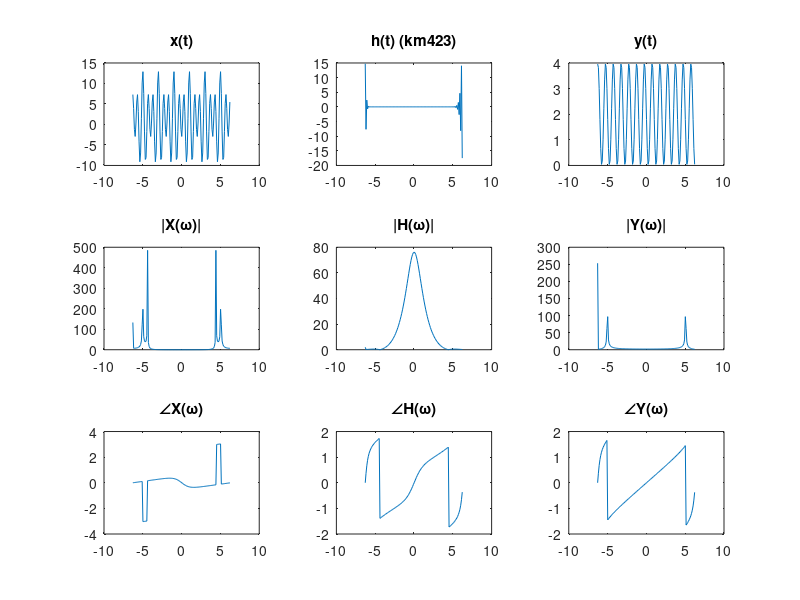

Write the MATLAB code that produced this figure.
%%%%%%%%
t=(-2*pi):.1:(2*pi);
w= -50:.001:50;

x_t= 1 + 4.*cos(2.*pi.*t) + 8.*sin((3.*pi.*t)-(pi./2));
x_t2= 1 + 4.*cos(2.*pi.*w) + 8.*sin((3.*pi.*w)-(pi./2));
x_w = fft(x_t2);
x_w2 = fft(x_t);

subplot(3, 3, 1); plot(t, x_t);title('x(t)'); 
subplot(3, 3, 4); plot(t, abs(x_w2)); title('|X(\omega)|'); 
subplot(3, 3, 7); plot(t, angle(x_w2)); title('\angleX(\omega)');

%%%%%%%%
y_t = 2-2.*sin(2.*pi.*t);
y_t2 = 2-2.*sin(2.*pi.*w);
y_w = fft(y_t2);
y_w2 = fft(y_t);


subplot(3, 3, 3); plot(t, y_t);title('y(t)'); 
subplot(3, 3, 6); plot(t, abs(y_w2)); title('|Y(\omega)|'); 
subplot(3, 3, 9); plot(t, angle(y_w2)); title('\angleY(\omega)');

%%%%%%%%%%  
h_w = y_w ./ x_w;
h_w2 = y_w2 ./ x_w2;
h_t = ifft(h_w2);

subplot(3, 3, 2); plot(t, h_t);title('h(t) (km423)'); 
subplot(3, 3, 5); plot(t, abs(h_w2)); title('|H(\omega)|'); 
subplot(3, 3, 8); plot(t, angle(h_w2)); title('\angleH(\omega)');